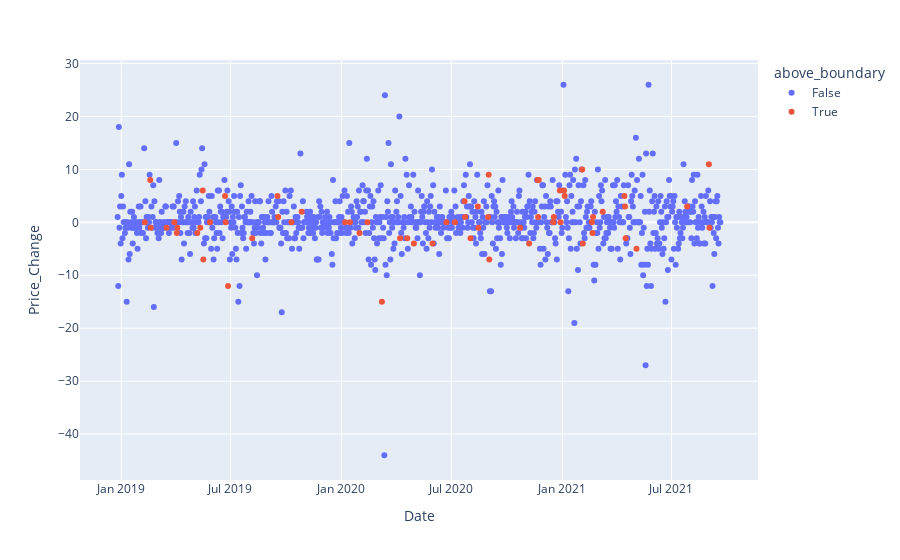

The code cell stored with this chart in its notebook:
### Code cell
# tweet vs change price
import plotly.express as px
fig = px.scatter(final, x="Date", y="Price_Change", color="above_boundary")
fig.show()

### Figure 1 — Plotly figure (JSON) as saved in the notebook; plotly's stock layout.template omitted (floating-point values rounded to 4 significant figures; data arrays with more than 128 entries replaced by an {"elided": "..."} marker saying what was removed)
{"data": [{"hovertemplate": "above_boundary=False<br>Date=%{x}<br>Price_Change=%{y}<extra></extra>", "legendgroup": "False", "marker": {"color": "#636efa", "symbol": "circle"}, "mode": "markers", "name": "False", "orientation": "v", "showlegend": true, "type": "scatter", "x": {"elided": "937 str values"}, "xaxis": "x", "y": {"elided": "937 int values"}, "yaxis": "y"}, {"hovertemplate": "above_boundary=True<br>Date=%{x}<br>Price_Change=%{y}<extra></extra>", "legendgroup": "True", "marker": {"color": "#EF553B", "symbol": "circle"}, "mode": "markers", "name": "True", "orientation": "v", "showlegend": true, "type": "scatter", "x": ["2019-02-09T00:00:00", "2019-02-18T00:00:00", "2019-02-19T00:00:00", "2019-03-17T00:00:00", "2019-03-30T00:00:00", "2019-04-03T00:00:00", "2019-04-04T00:00:00", "2019-05-07T00:00:00", "2019-05-12T00:00:00", "2019-05-16T00:00:00", "2019-05-17T00:00:00", "2019-05-28T00:00:00", "2019-06-22T00:00:00", "2019-06-23T00:00:00", "2019-06-27T00:00:00", "2019-08-06T00:00:00", "2019-09-17T00:00:00", "2019-09-18T00:00:00", "2019-10-10T00:00:00", "2019-10-27T00:00:00", "2020-01-07T00:00:00", "2020-01-15T00:00:00", "2020-01-31T00:00:00", "2020-02-13T00:00:00", "2020-03-08T00:00:00", "2020-04-07T00:00:00", "2020-04-19T00:00:00", "2020-04-30T00:00:00", "2020-05-31T00:00:00", "2020-06-23T00:00:00", "2020-07-07T00:00:00", "2020-07-23T00:00:00", "2020-07-24T00:00:00", "2020-08-02T00:00:00", "2020-08-14T00:00:00", "2020-08-15T00:00:00", "2020-08-31T00:00:00", "2020-09-01T00:00:00", "2020-09-02T00:00:00", "2020-10-23T00:00:00", "2020-11-07T00:00:00", "2020-11-21T00:00:00", "2020-11-22T00:00:00", "2020-11-23T00:00:00", "2020-12-17T00:00:00", "2020-12-18T00:00:00", "2020-12-28T00:00:00", "2020-12-29T00:00:00", "2021-01-04T00:00:00", "2021-01-05T00:00:00", "2021-02-03T00:00:00", "2021-02-04T00:00:00", "2021-02-19T00:00:00", "2021-02-20T00:00:00", "2021-02-21T00:00:00", "2021-03-09T00:00:00", "2021-04-14T00:00:00", "2021-04-15T00:00:00", "2021-04-16T00:00:00", "2021-05-04T00:00:00", "2021-07-27T00:00:00", "2021-09-01T00:00:00", "2021-09-02T00:00:00"], "xaxis": "x", "y": [0, 8, -1, -1, 0, -2, -1, -2, -1, 6, -7, 0, 5, 0, -12, -3, 5, 1, 0, 2, 0, 0, -2, 0, -15, -3, -3, -4, -4, 0, 0, 4, 1, -3, 3, -1, 1, 9, -7, -1, -4, 8, 1, 8, 0, 1, 6, 0, 6, 5, 10, -4, 0, -2, 1, 2, 5, 3, -3, -5, 3, 11, -1], "yaxis": "y"}], "layout": {"legend": {"title": {"text": "above_boundary"}, "tracegroupgap": 0}, "margin": {"t": 60}, "xaxis": {"anchor": "y", "domain": [0, 1], "title": {"text": "Date"}}, "yaxis": {"anchor": "x", "domain": [0, 1], "title": {"text": "Price_Change"}}}}
